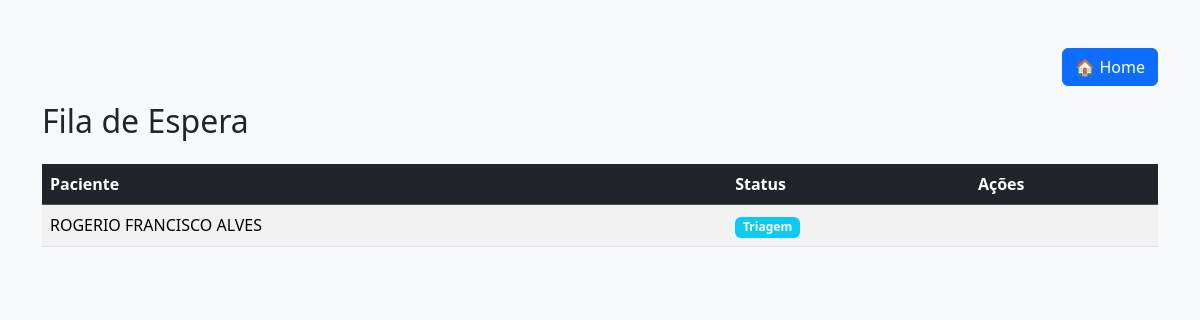
The app's page /consulta/fila/, older data.
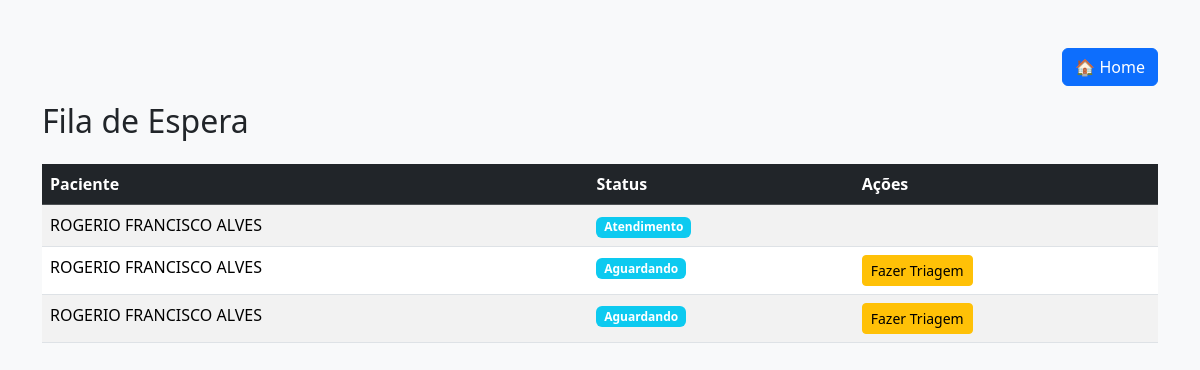
The same page, newer data.
### consulta/models.py (models this page shows, shortened)
class Consulta(models.Model):
    STATUS_CHOICES = [
        ('AGUARDANDO', 'Aguardando'),
        ('TRIAGEM', 'Triagem'),
        ('ATENDIMENTO', 'Atendimento'),
        ('FINALIZADO', 'Finalizado'),
    ]
    paciente = models.ForeignKey(
        'pacientes.Paciente',
        on_delete=models.CASCADE
    )
    status = models.CharField(
        max_length=20,
        choices=STATUS_CHOICES,
        default='AGUARDANDO'
    )
    data = models.DateField(auto_now_add=True)
    criado_em = models.DateTimeField(auto_now_add=True)

### pacientes/models.py (models this page shows, shortened)
class Paciente(models.Model):
    nome = models.CharField(max_length=100)
    idade = models.IntegerField()
    cpf = models.CharField(max_length=14, unique=True)

### consulta/views.py (the view)
# urls.py: path('fila/', views.fila_espera, name='fila_espera'),
def fila_espera(request):
    consultas = Consulta.objects.filter(
        data=date.today()
    ).exclude(status='FINALIZADO').order_by('criado_em')
    return render(request, 'consulta/fila_espera.html', {
        'consultas': consultas
    })

### consulta/templates/consulta/fila_espera.html (shortened to what this page needs)
<!DOCTYPE html>
<html lang="pt-br">
<head>
    <link href="https://cdn.jsdelivr.net/npm/bootstrap@5.3.2/dist/css/bootstrap.min.css" rel="stylesheet">
</head>
<body class="bg-light">
    <div class="container mt-5">
        <div class="d-flex justify-content-end mb-3">
            <a href="{% url 'home' %}" class="btn btn-primary">
                🏠 Home
            </a>
        </div>
        <h2 class="mb-4">Fila de Espera</h2>
        <table class="table table-striped">
            <thead class="table-dark">
                <tr>
                    <th>Paciente</th>
                    <th>Status</th>
                    <th>Ações</th>
                </tr>
            </thead>
            <tbody>
                {% for consulta in consultas %}
                <tr>
                    <td>{{ consulta.paciente.nome }}</td>
                    <td>
                        <span class="badge bg-info">
                            {{ consulta.get_status_display }}
                        </span>
                    </td>
                    <td>
                        {% if consulta.status == 'AGUARDANDO' %}
                        <a href="{% url 'realizar_triagem' consulta.id %}"
                           class="btn btn-warning btn-sm">
                            Fazer Triagem
                        </a>
                        {% endif %}
                    </td>
                </tr>
                {% empty %}
                <tr>
                    <td colspan="3" class="text-center text-muted">
                        Nenhuma consulta na fila
                    </td>
                </tr>
                {% endfor %}
            </tbody>
        </table>
    </div>
</body>
</html>

Row changes from the older to the newer data that the page shows:
changed Consulta: status "Triagem" → "Atendimento"
added Consulta: paciente.nome "ROGERIO FRANCISCO ALVES", status "Aguardando", shows "Fazer Triagem"
added Consulta: paciente.nome "ROGERIO FRANCISCO ALVES", status "Aguardando", shows "Fazer Triagem"
